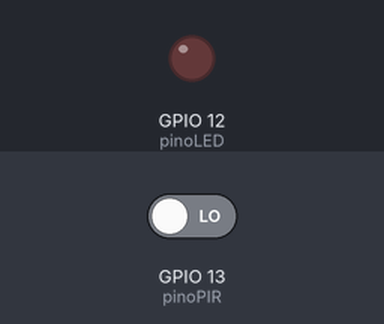
Bench run of a sketch on a simulated ESP32. Parts: output pins drawn as LEDs (lit = HIGH). The inputs (shaded band) are chosen by the test bench; at power-on: GPIO 13 (pinoPIR) LOW. WiFi joins after 1.5 s; servers stay silent unless stated; what the sketch prints to the serial monitor is not drawn.

Above: at 2.7 s.
2.8 s: GPIO 13 (pinoPIR) driven HIGH
At 4.0 s:
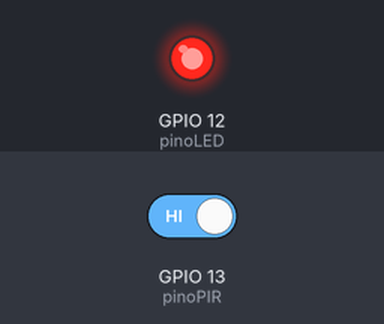
4.3 s: GPIO 13 (pinoPIR) driven LOW
At 5.4 s:
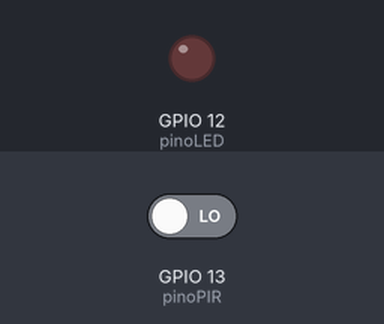
Timing chart, 0 to 7.3 s (numbered marks = the images above; inputs shaded):
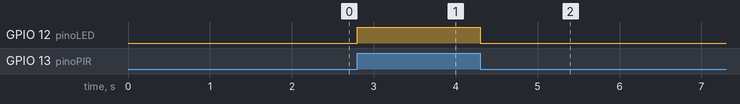

Measured:
- after the input at 2.8 s, GPIO 12 (pinoLED): LOW → HIGH at once
- after the input at 4.3 s, GPIO 12 (pinoLED): HIGH → LOW at once

The sketch:

sketch.ino
```cpp
#include <WiFi.h>
#include <ThingSpeak.h>

// Configurações do Wi-Fi simulado do Wokwi
const char* SSID = "Wokwi-GUEST";
const char* PASSWORD = "";

// Configurações do ThingSpeak (Substitua pelos seus dados depois)
unsigned long CanalID = 1234567;          // Coloque o ID do seu canal aqui
const char* ChaveEscrita = "SUA_CHAVE";   // Coloque sua Write API Key aqui

const int pinoPIR = 13;
const int pinoLED = 12;

int contadorPessoas = 0;
bool movimentoDetectado = false;

WiFiClient cliente;

void setup() {
  Serial.begin(115200);
  pinMode(pinoPIR, INPUT);
  pinMode(pinoLED, OUTPUT);

  // Conectando ao Wi-Fi do Wokwi
  Serial.print("Conectando ao Wi-Fi");
  WiFi.begin(SSID, PASSWORD);
  while (WiFi.status() != WL_CONNECTED) {
    delay(500);
    Serial.print(".");
  }
  Serial.println("\nConectado com sucesso!");

  ThingSpeak.begin(cliente);
}

void loop() {
  int estadoPIR = digitalRead(pinoPIR);

  // Detecta quando o sensor muda de "sem movimento" para "com movimento"
  if (estadoPIR == HIGH && !movimentoDetectado) {
    movimentoDetectado = true;
    contadorPessoas++;
    digitalWrite(pinoLED, HIGH); // Acende o LED

    Serial.print("Movimento detectado! Total de pessoas: ");
    Serial.println(contadorPessoas);
    delay(1000); // Evita contar a mesma pessoa várias vezes seguidas
  }

  if (estadoPIR == LOW) {
    movimentoDetectado = false;
    digitalWrite(pinoLED, LOW); // Apaga o LED
  }

  // Envia os dados para a nuvem a cada 15 segundos (tempo mínimo do ThingSpeak gratuito)
  static unsigned long ultimoEnvio = 0;
  if (millis() - ultimoEnvio > 15000) {
    ultimoEnvio = millis();

    // Define o valor do Campo 1 com o nosso contador
    ThingSpeak.setField(1, contadorPessoas);

    // Envia para o ThingSpeak
    int statusDeRetorno = ThingSpeak.writeFields(CanalID, ChaveEscrita);

    if (statusDeRetorno == 200) {
      Serial.println("Dados enviados para a nuvem com sucesso!");
    } else {
      Serial.println("Erro ao enviar dados. Código: " + String(statusDeRetorno));
    }
  }
}
```
